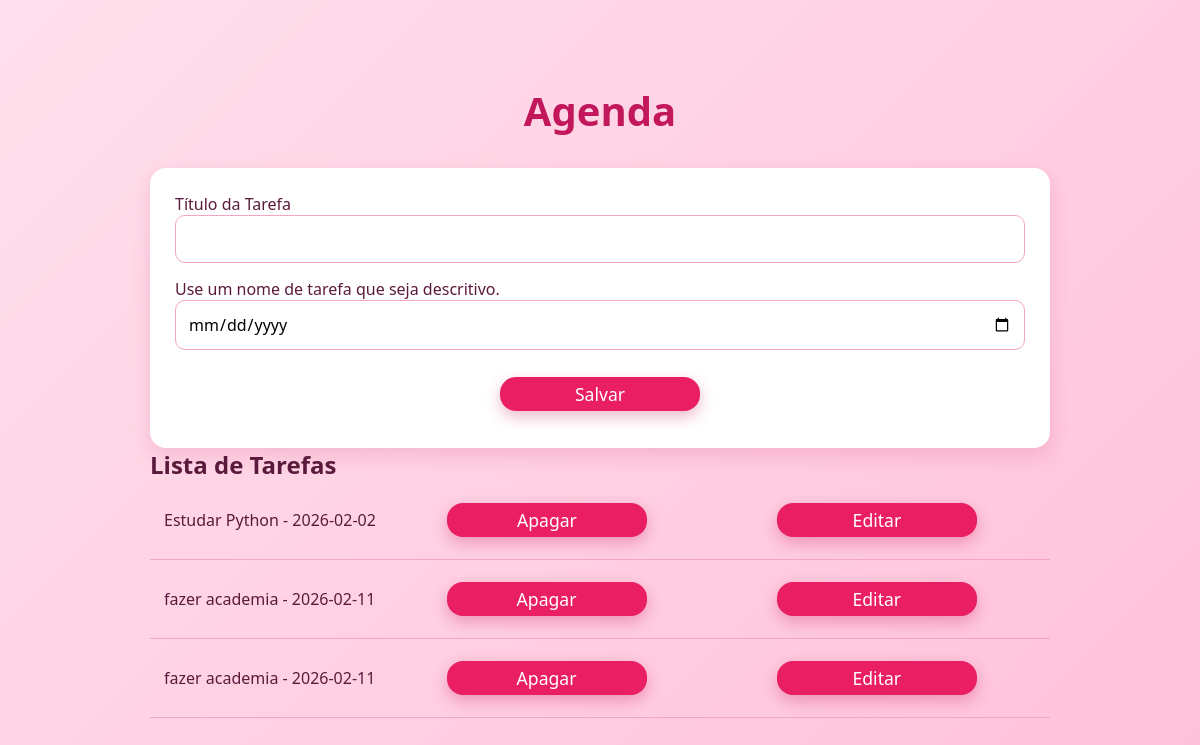
Page /agenda on the earlier database version.
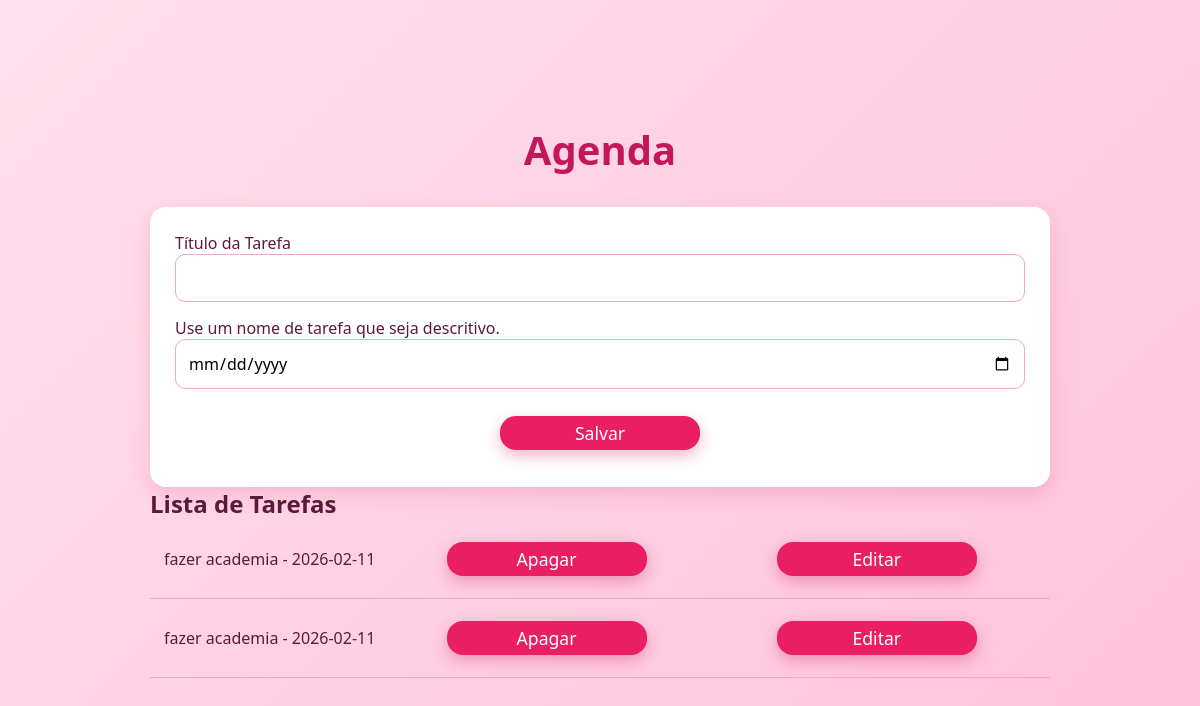
Same page on the later database version.
### tables this page shows
CREATE TABLE tarefas (
            id INTEGER PRIMARY KEY AUTOINCREMENT,
            titulo_tarefa TEXT NOT NULL,
            data_conclusao TEXT
        );

### app.py (the view)
@app.route('/agenda', methods=['GET', 'POST'])
def agenda():
    tarefas = None
    if request.method == 'POST':
        titulo_tarefa = request.form['titulo_tarefa']
        data_conclusao = request.form['data_conclusao']
        tarefa = Tarefa(titulo_tarefa, data_conclusao)
        tarefa.salvar_tarefa()
    tarefas = Tarefa.obter_tarefas()
    return render_template('agenda.html', titulo='Agenda', tarefas=tarefas)

### models/database.py (called while the page is built)
    def buscar_tudo(self, query: str, params: tuple = ()) -> list[Any]:
        self.cursor.execute(query, params)
        return self.cursor.fetchall()

    def close(self) -> None:
        self.connection.close()

    def __enter__(self) -> Self:
        return self

    def __exit__(self, exc_type: Optional[Type[BaseException]], exc_value: Optional[BaseException], tb: Optional[TracebackType]) -> None:
        if exc_type is not None:
            print('Exceção capturada no contexto:')
            print(f'Tipo: {exc_type.__name__}')
            print(f'Mensagem: {exc_value}')
            print('Traceback completo:')
        self.close()

### models/tarefa.py (called while the page is built)
    @classmethod
    def obter_tarefas(cls) -> list[Self]:
        with Database('./data/tarefas.sqlite3') as db:
            query: str = 'SELECT titulo_tarefa, data_conclusao, id FROM tarefas;'
            resultados: list[Any] = db.buscar_tudo(query)
            tarefas: list[Self] = [cls(titulo, data, id) for titulo, data, id in resultados]
            return tarefas

### templates/agenda.html (shortened to what this page needs)
{% extends "base.html" %}
{% block content %}
<form class= "mt-3" method="post">
    <div class = "mt- 3">
    <label for="titulo-tarefa" class="form-label">Título da Tarefa</label>
    <input type="text" class="form-control" name="titulo_tarefa" id="titulo-tarefa" aria-describedby="ajudaNomeTarefa" value="{{tarefa_selecionada.titulo_tarefa if tarefa_selecionada else ''}}" required>
    <div id="ajudaNomeTarefa" class="form-text">Use um nome de tarefa que seja descritivo.</div>
    </div>
    <input type="date" name="data_conclusao"
    id="data_conclusao" value="{{tarefa_selecionada.data_conclusao if tarefa_selecionada else ''}}" required>
    <button type="submit">Salvar</button>
</form>
<h2>Lista de Tarefas</h2>
{% if tarefas %}
    <ul>
    {% for tarefa in tarefas %}
        <li>{{ tarefa.titulo_tarefa }} - {{ tarefa.data_conclusao}}
            <a href="{{ url_for('delete', idTarefa=tarefa.id_tarefa) }}" class="btn
            bnt-danger">Apagar</a>
            <a href="{{ url_for('update', idTarefa=tarefa.id_tarefa) }}" class="bnt
            bnt-primary">Editar</a>
        </li>
    {% endfor %}
    </ul>
{% else %}
    <p>Nenhuma tarefa cadastrada</p>
{% endif %}
{% endblock %}

### templates/base.html (shortened to what this page needs)
<!DOCTYPE html>
<html lang="PT_BR">
<head>
    <link rel="stylesheet" href="{{ url_for('static', filename='style.css') }}">
</head>
<body>
    <h1>{{ titulo }}</h1>
    {% block content %}{% endblock %}
</body>
</html>

### static/style.css (style rules this page uses)
* { margin: 0; padding: 0; box-sizing: border-box; font-family: "Segoe UI", Tahoma, Geneva, Verdana, sans-serif; }
body { background: linear-gradient(135deg, #ffe0ec, #ffc1d9); min-height: 100vh; padding: 40px; color: #5a1a3c; display: flex; flex-direction: column; justify-content: center; align-items: center; }
body > * { max-width: 900px; width: 100%; margin: 0 auto; }
h1 { text-align: center; margin-bottom: 30px; font-size: 2.5rem; color: #c2185b; }
.content, main, section, form, table { background-color: #fff; padding: 25px; border-radius: 16px; box-shadow: 0 8px 20px rgba(194, 24, 91, 0.15); }
input, select, textarea { width: 100%; padding: 12px; margin-bottom: 15px; border-radius: 10px; border: 1px solid #f3a5c4; outline: none; font-size: 1rem; }
button, a { display: block; width: 200px; padding: 5px 0; margin: 12px auto; text-align: center; background-color: #e91e63; color: #fff; border: none; border-radius: 16px; font-size: 1.1rem; cursor: pointer; text-decoration: none; transition: all 0.3s ease; box-shadow: 0 6px 15px rgba(194, 24, 91, 0.3); }
li { list-style: none; display: flex; align-items: center; gap: 12px; padding: 10px 14px; border-bottom: 1px solid #f3a5c4; }

Differences in the rows shown:
removed tarefas: titulo_tarefa "Estudar Python", data_conclusao "2026-02-02"
